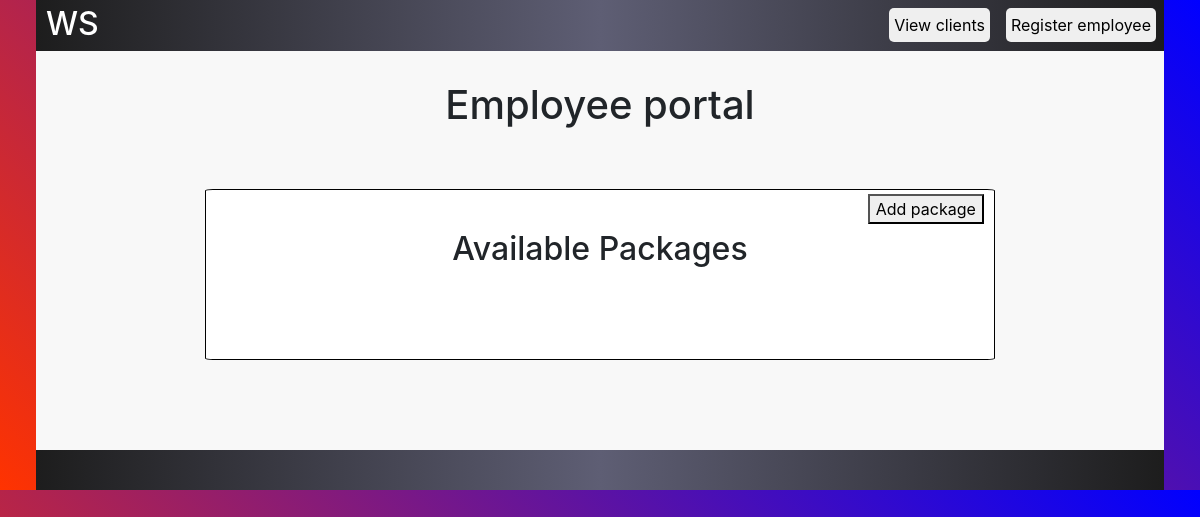
Page /employee/ (signed in) on the earlier database version.
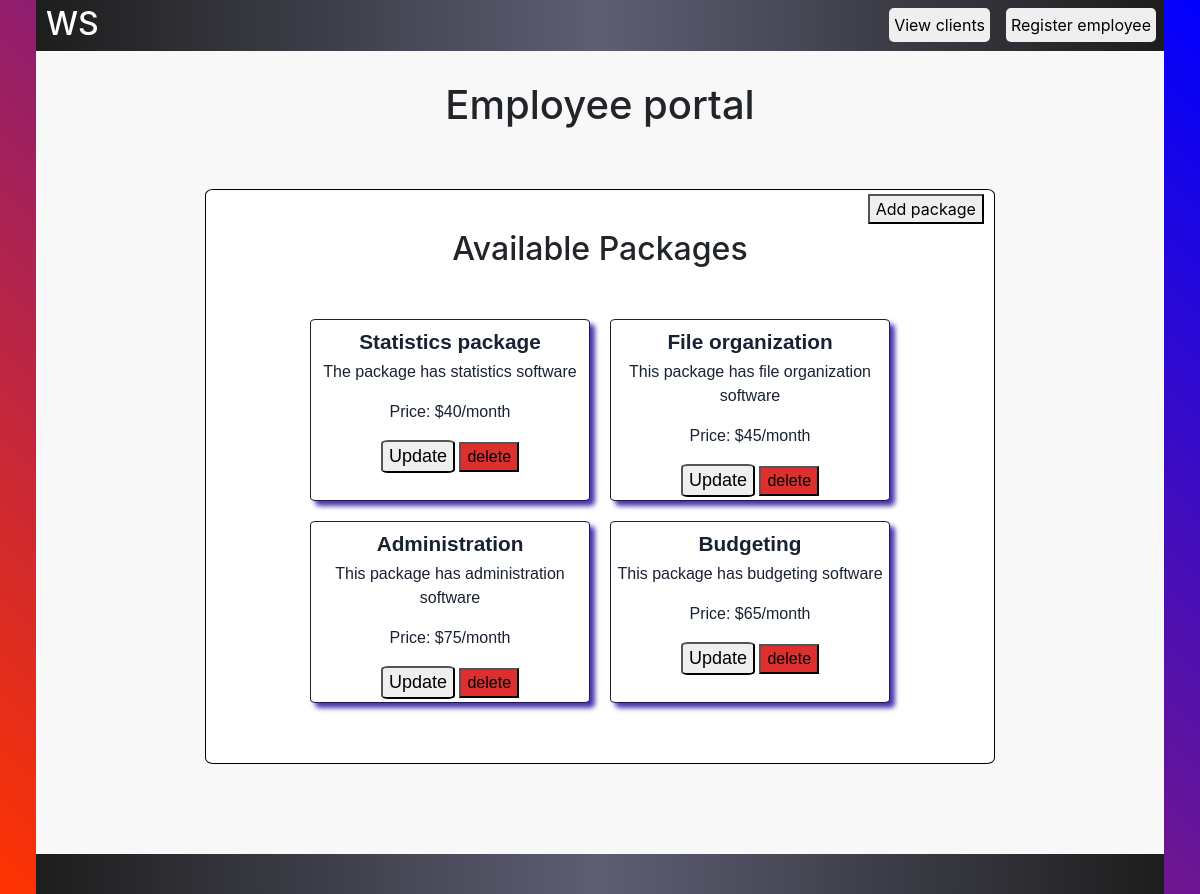
Same page on the later database version.
### wayward_software/models.py (models this page shows)
class Package(models.Model):
    package_name = models.CharField(max_length=150, unique = True)
    description = models.CharField(max_length=300, null=True)
    subscription_price = models.CharField(max_length=4, null=True)
    surrogate_key = models.IntegerField( unique=True, null=True)

### wayward_software/views.py (the view, shortened to what this page needs)
# urls.py: path("employee/", w.employee_view, name = "employee_view"),
@login_required(login_url='../login')
@user_passes_test(lambda u: u.is_superuser or u.groups.filter(name='Employees').exists())
def employee_view(request):
	packages = Package.objects.all()
	add_form = PackageForm
	show_clients = User.objects.filter(groups__name='Clients')
	return render(request, 'wayward_software/employee.html', { "packages":packages, "add_form":add_form})

### wayward_software/templates/wayward_software/employee.html (shortened to what this page needs)
<!DOCTYPE html>
<html lang="en">
    <head>
        <link rel="stylesheet" href="https://stackpath.bootstrapcdn.com/bootstrap/4.1.3/css/bootstrap.min.css">
    </head>
        {% block content %}
    <body>
        <div id ="top_nav">
            <a href="../"><h1>WS</h1></a>
            <a class="right" href="/register"><button>Register employee</button></a>
            <a class="right" href="/client_list"><button>View clients</button></a>
          </div>
         <main>
            <h1 class="page_header">Employee portal</h1>
            <div class="container">
                <h2 style="text-align: center;">Available Packages</h2>
                <button id="top-right" onclick="showForum()">Add package</button>
                <div class="gallery">
                    {% for p in packages %}
                        <div class="options">
                            <p class="option_name">{{ p.package_name }}</p>
                            <p class="soft_desc">{{ p.description }}</p>
                            <p>Price: ${{p.subscription_price}}/month</p>
                            <a href="../update/{{ p.id }}"><button type="submit" class="primary-btn side-by-side" style="font-size:18px; border-radius: 10%">Update</button></a>
                            <form method="post" class="side-by-side">
                                <button type="submit"  style="background:rgb(223, 46, 46); " class="primary-btn" style="font-size:18px; border-radius: 10%" onclick="return confirm('Are you sure you want to delete {{p.package_name}}')">delete</button>
                            </form>
                        </div>
                    {% endfor %}
                </div>
            </div>
        </main>
        <footer>
        </footer>
    </body>
    {%endblock%}
</html>

Differences in the rows shown:
added Package: package_name "Statistics package", description "The package has statistics software", subscription_price "40"
added Package: package_name "File organization", description "This package has file organization software", subscription_price "45"
added Package: package_name "Administration", description "This package has administration software", subscription_price "75"
added Package: package_name "Budgeting", description "This package has budgeting software", subscription_price "65"
